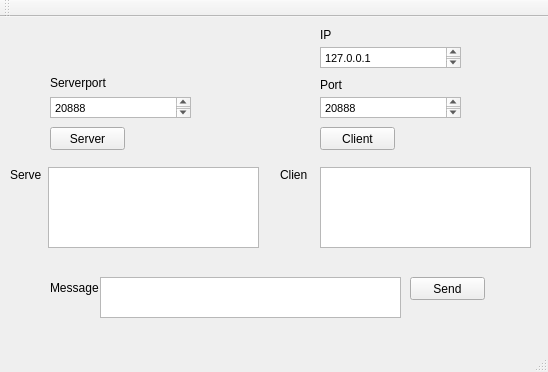
<?xml version="1.0" encoding="UTF-8"?>
<ui version="4.0">
 <class>MainWindow</class>
 <widget class="QMainWindow" name="MainWindow">
  <property name="geometry">
   <rect>
    <x>0</x>
    <y>0</y>
    <width>548</width>
    <height>372</height>
   </rect>
  </property>
  <property name="windowTitle">
   <string>MainWindow</string>
  </property>
  <widget class="QWidget" name="centralWidget">
   <widget class="QPlainTextEdit" name="plainTextEdit">
    <property name="geometry">
     <rect>
      <x>48</x>
      <y>150</y>
      <width>211</width>
      <height>81</height>
     </rect>
    </property>
   </widget>
   <widget class="QPlainTextEdit" name="plainTextEdit_2">
    <property name="geometry">
     <rect>
      <x>320</x>
      <y>150</y>
      <width>211</width>
      <height>81</height>
     </rect>
    </property>
   </widget>
   <widget class="QLabel" name="label">
    <property name="geometry">
     <rect>
      <x>280</x>
      <y>150</y>
      <width>27</width>
      <height>16</height>
     </rect>
    </property>
    <property name="text">
     <string>Client</string>
    </property>
   </widget>
   <widget class="QLabel" name="label_2">
    <property name="geometry">
     <rect>
      <x>10</x>
      <y>150</y>
      <width>32</width>
      <height>16</height>
     </rect>
    </property>
    <property name="text">
     <string>Server</string>
    </property>
   </widget>
   <widget class="QPushButton" name="sendButton">
    <property name="geometry">
     <rect>
      <x>410</x>
      <y>260</y>
      <width>75</width>
      <height>23</height>
     </rect>
    </property>
    <property name="text">
     <string>Send</string>
    </property>
   </widget>
   <widget class="QLabel" name="label_3">
    <property name="geometry">
     <rect>
      <x>50</x>
      <y>260</y>
      <width>51</width>
      <height>21</height>
     </rect>
    </property>
    <property name="text">
     <string>Message</string>
    </property>
   </widget>
   <widget class="QPlainTextEdit" name="plainTextEdit_3">
    <property name="geometry">
     <rect>
      <x>100</x>
      <y>260</y>
      <width>301</width>
      <height>41</height>
     </rect>
    </property>
   </widget>
   <widget class="QTextEdit" name="ipTextEdit">
    <property name="geometry">
     <rect>
      <x>320</x>
      <y>30</y>
      <width>141</width>
      <height>21</height>
     </rect>
    </property>
    <property name="documentTitle">
     <string/>
    </property>
    <property name="html">
     <string>&lt;!DOCTYPE HTML PUBLIC &quot;-//W3C//DTD HTML 4.0//EN&quot; &quot;http://www.w3.org/TR/REC-html40/strict.dtd&quot;&gt;
&lt;html&gt;&lt;head&gt;&lt;meta name=&quot;qrichtext&quot; content=&quot;1&quot; /&gt;&lt;style type=&quot;text/css&quot;&gt;
p, li { white-space: pre-wrap; }
&lt;/style&gt;&lt;/head&gt;&lt;body style=&quot; font-family:'MS Shell Dlg 2'; font-size:8.25pt; font-weight:400; font-style:normal;&quot;&gt;
&lt;p style=&quot; margin-top:0px; margin-bottom:0px; margin-left:0px; margin-right:0px; -qt-block-indent:0; text-indent:0px;&quot;&gt;&lt;span style=&quot; font-size:8pt;&quot;&gt;127.0.0.1&lt;/span&gt;&lt;/p&gt;&lt;/body&gt;&lt;/html&gt;</string>
    </property>
   </widget>
   <widget class="QTextEdit" name="portTextEdit">
    <property name="geometry">
     <rect>
      <x>320</x>
      <y>80</y>
      <width>141</width>
      <height>21</height>
     </rect>
    </property>
    <property name="html">
     <string>&lt;!DOCTYPE HTML PUBLIC &quot;-//W3C//DTD HTML 4.0//EN&quot; &quot;http://www.w3.org/TR/REC-html40/strict.dtd&quot;&gt;
&lt;html&gt;&lt;head&gt;&lt;meta name=&quot;qrichtext&quot; content=&quot;1&quot; /&gt;&lt;style type=&quot;text/css&quot;&gt;
p, li { white-space: pre-wrap; }
&lt;/style&gt;&lt;/head&gt;&lt;body style=&quot; font-family:'MS Shell Dlg 2'; font-size:8.25pt; font-weight:400; font-style:normal;&quot;&gt;
&lt;p style=&quot; margin-top:0px; margin-bottom:0px; margin-left:0px; margin-right:0px; -qt-block-indent:0; text-indent:0px;&quot;&gt;&lt;span style=&quot; font-size:8pt;&quot;&gt;20888&lt;/span&gt;&lt;/p&gt;&lt;/body&gt;&lt;/html&gt;</string>
    </property>
   </widget>
   <widget class="QLabel" name="label_4">
    <property name="geometry">
     <rect>
      <x>320</x>
      <y>60</y>
      <width>27</width>
      <height>16</height>
     </rect>
    </property>
    <property name="text">
     <string>Port</string>
    </property>
   </widget>
   <widget class="QLabel" name="label_5">
    <property name="geometry">
     <rect>
      <x>320</x>
      <y>10</y>
      <width>27</width>
      <height>16</height>
     </rect>
    </property>
    <property name="text">
     <string>IP</string>
    </property>
   </widget>
   <widget class="QPushButton" name="serverButton">
    <property name="geometry">
     <rect>
      <x>50</x>
      <y>110</y>
      <width>75</width>
      <height>23</height>
     </rect>
    </property>
    <property name="text">
     <string>Server</string>
    </property>
   </widget>
   <widget class="QPushButton" name="clientButton">
    <property name="geometry">
     <rect>
      <x>320</x>
      <y>110</y>
      <width>75</width>
      <height>23</height>
     </rect>
    </property>
    <property name="text">
     <string>Client</string>
    </property>
   </widget>
   <widget class="QTextEdit" name="serverportTextEdit">
    <property name="geometry">
     <rect>
      <x>50</x>
      <y>80</y>
      <width>141</width>
      <height>21</height>
     </rect>
    </property>
    <property name="html">
     <string>&lt;!DOCTYPE HTML PUBLIC &quot;-//W3C//DTD HTML 4.0//EN&quot; &quot;http://www.w3.org/TR/REC-html40/strict.dtd&quot;&gt;
&lt;html&gt;&lt;head&gt;&lt;meta name=&quot;qrichtext&quot; content=&quot;1&quot; /&gt;&lt;style type=&quot;text/css&quot;&gt;
p, li { white-space: pre-wrap; }
&lt;/style&gt;&lt;/head&gt;&lt;body style=&quot; font-family:'MS Shell Dlg 2'; font-size:8.25pt; font-weight:400; font-style:normal;&quot;&gt;
&lt;p style=&quot; margin-top:0px; margin-bottom:0px; margin-left:0px; margin-right:0px; -qt-block-indent:0; text-indent:0px;&quot;&gt;&lt;span style=&quot; font-size:8pt;&quot;&gt;20888&lt;/span&gt;&lt;/p&gt;&lt;/body&gt;&lt;/html&gt;</string>
    </property>
   </widget>
   <widget class="QLabel" name="label_6">
    <property name="geometry">
     <rect>
      <x>50</x>
      <y>50</y>
      <width>61</width>
      <height>31</height>
     </rect>
    </property>
    <property name="text">
     <string>Serverport</string>
    </property>
    <property name="wordWrap">
     <bool>true</bool>
    </property>
   </widget>
  </widget>
  <widget class="QMenuBar" name="menuBar">
   <property name="geometry">
    <rect>
     <x>0</x>
     <y>0</y>
     <width>548</width>
     <height>21</height>
    </rect>
   </property>
  </widget>
  <widget class="QToolBar" name="mainToolBar">
   <attribute name="toolBarArea">
    <enum>TopToolBarArea</enum>
   </attribute>
   <attribute name="toolBarBreak">
    <bool>false</bool>
   </attribute>
  </widget>
  <widget class="QStatusBar" name="statusBar"/>
 </widget>
 <layoutdefault spacing="6" margin="11"/>
 <resources/>
 <connections/>
</ui>
